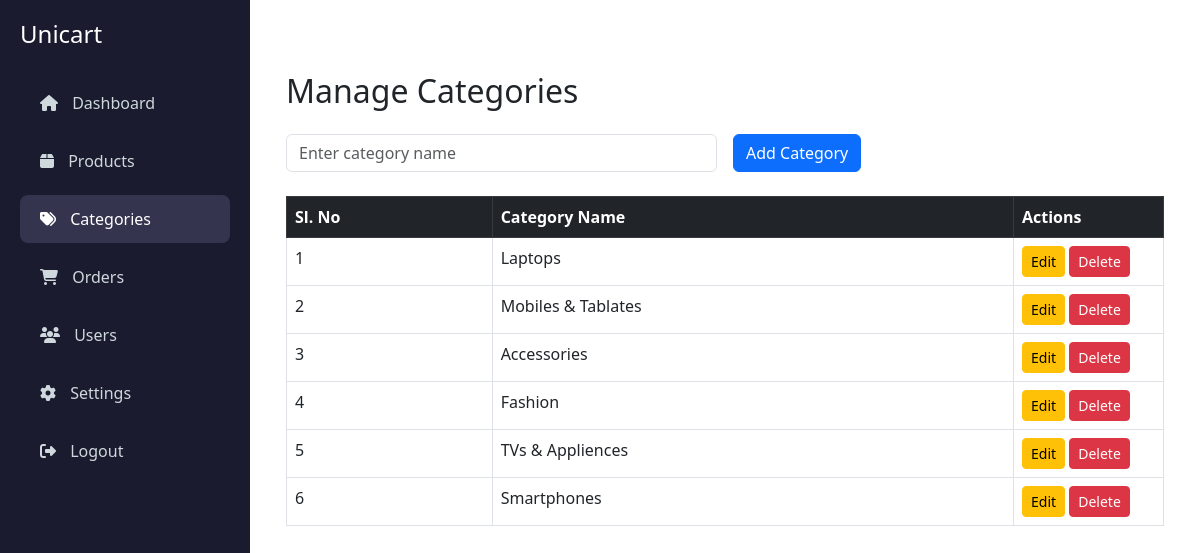
Screenshot of /admin/categories.php (signed in) with the database file from the repository.
### tables this page shows
CREATE TABLE `categories` (
  `category_id` int(11) NOT NULL,
  `name` varchar(100) NOT NULL,
  `folder_name` varchar(100) NOT NULL DEFAULT 'default'
);

### admin/categories.php (the view, shortened to what this page needs)
<?php
include '../includes/db_connect.php';
$query = "SELECT * FROM categories ORDER BY category_id DESC";
$result = $con->query($query);
?>
<!DOCTYPE html>
<html lang="en">
<head>
    <link href="https://cdn.jsdelivr.net/npm/bootstrap@5.3.2/dist/css/bootstrap.min.css" rel="stylesheet">
    <?php include '../includes/mode.php'; ?>
</head>
<body>
<div class="d-flex">
    <?php include '../includes/admin_sidebar.php'; ?>
    <div class="flex-grow-1 p-4" style="margin-left: 250px;">
        <div class="container mt-5">
            <h2 class="mb-4">Manage Categories</h2>
            <form method="post" class="row g-3 mb-4">
                <div class="col-md-6">
                    <input type="text" name="category_name" class="form-control" placeholder="Enter category name" required>
                </div>
                <div class="col-auto">
                    <button type="submit" name="add_category" class="btn btn-primary">Add Category</button>
                </div>
            </form>
            <table class="table table-bordered">
                <thead class="table-dark">
                    <tr>
                        <th>Sl. No</th>
                        <th>Category Name</th>
                        <th width="150">Actions</th>
                    </tr>
                </thead>
                <tbody>
                <?php $serial = 1; ?>
                <?php while ($row = $result->fetch_assoc()): ?>
                    <tr>
                        <td><?= $serial++ ?></td>
                        <td><?= htmlspecialchars($row['name']) ?></td>
                        <td>
                            <button class="btn btn-sm btn-warning" data-bs-toggle="modal"
                                    data-bs-target="#editModal<?= $row['category_id'] ?>">Edit</button>
                            <a href="?delete=<?= $row['category_id'] ?>" class="btn btn-sm btn-danger"
                               onclick="return confirm('Are you sure you want to delete this category?')">Delete</a>
                        </td>
                    </tr>
                <?php endwhile; ?>
                </tbody>
            </table>
        </div>
    </div>
</div>
</body>
</html>

### assets/css/mode.css (style rules this page uses)
:root { --primary-color: #0d6efd; }
a, .btn, .sidebar a:hover { color: var(--primary-color); }

### rows the page displays
categories: name "Laptops"
categories: name "Mobiles & Tablates"
categories: name "Accessories"
categories: name "Fashion"
categories: name "TVs & Appliences"
categories: name "Smartphones"
